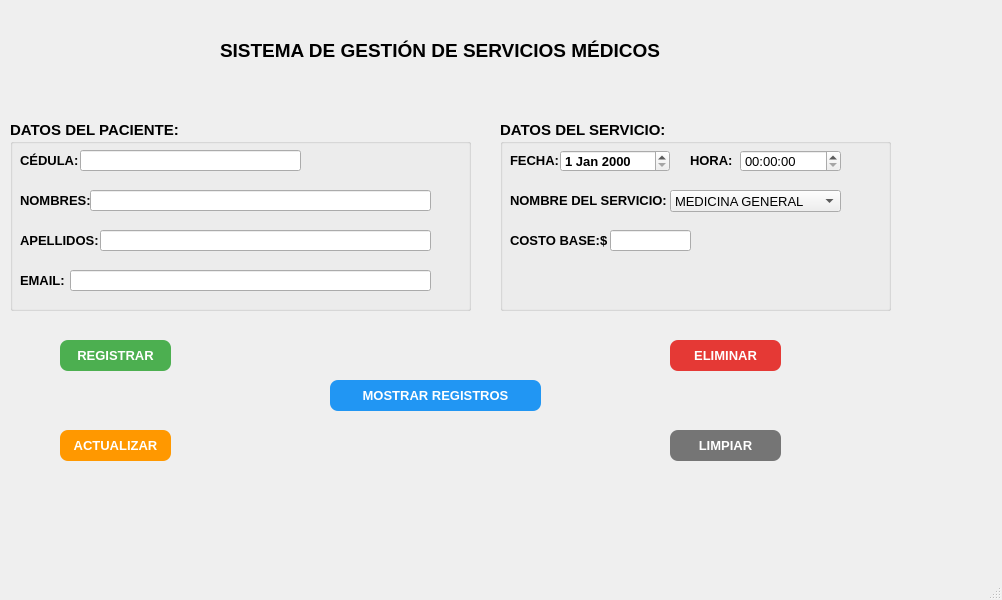
<?xml version="1.0" encoding="UTF-8"?>
<ui version="4.0">
 <class>Sistema_de_Gestion_Servicios_Medicos</class>
 <widget class="QMainWindow" name="Sistema_de_Gestion_Servicios_Medicos">
  <property name="geometry">
   <rect>
    <x>0</x>
    <y>0</y>
    <width>1002</width>
    <height>600</height>
   </rect>
  </property>
  <property name="windowTitle">
   <string>MainWindow</string>
  </property>
  <widget class="QWidget" name="centralwidget">
   <widget class="QPushButton" name="btn_registrar">
    <property name="geometry">
     <rect>
      <x>60</x>
      <y>340</y>
      <width>111</width>
      <height>31</height>
     </rect>
    </property>
    <property name="font">
     <font>
      <family>Arial</family>
      <pointsize>10</pointsize>
      <weight>75</weight>
      <bold>true</bold>
     </font>
    </property>
    <property name="styleSheet">
     <string notr="true">QPushButton{
    background-color: #4CAF50;
    color: white;
    border-radius: 8px;
    font-weight: bold;
}

QPushButton:hover{
    background-color: #45A049;
}</string>
    </property>
    <property name="text">
     <string>REGISTRAR</string>
    </property>
   </widget>
   <widget class="QPushButton" name="btn_limpiar">
    <property name="geometry">
     <rect>
      <x>670</x>
      <y>430</y>
      <width>111</width>
      <height>31</height>
     </rect>
    </property>
    <property name="font">
     <font>
      <family>Arial</family>
      <pointsize>10</pointsize>
      <weight>75</weight>
      <bold>true</bold>
     </font>
    </property>
    <property name="styleSheet">
     <string notr="true">QPushButton{
    background-color: #757575;
    color: white;
    border-radius: 8px;
    font-weight: bold;
}

QPushButton:hover{
    background-color: #616161;
}</string>
    </property>
    <property name="text">
     <string>LIMPIAR</string>
    </property>
   </widget>
   <widget class="QPushButton" name="btn_mostrar_informacion">
    <property name="geometry">
     <rect>
      <x>330</x>
      <y>380</y>
      <width>211</width>
      <height>31</height>
     </rect>
    </property>
    <property name="font">
     <font>
      <family>Arial</family>
      <pointsize>10</pointsize>
      <weight>75</weight>
      <bold>true</bold>
     </font>
    </property>
    <property name="styleSheet">
     <string notr="true">QPushButton{
    background-color: #2196F3;
    color: white;
    border-radius: 8px;
    font-weight: bold;
}

QPushButton:hover{
    background-color: #1976D2;
}</string>
    </property>
    <property name="text">
     <string>MOSTRAR REGISTROS</string>
    </property>
   </widget>
   <widget class="QLabel" name="lbl_titulo">
    <property name="geometry">
     <rect>
      <x>220</x>
      <y>40</y>
      <width>451</width>
      <height>20</height>
     </rect>
    </property>
    <property name="font">
     <font>
      <family>Arial</family>
      <pointsize>14</pointsize>
      <weight>75</weight>
      <italic>false</italic>
      <bold>true</bold>
      <underline>false</underline>
      <strikeout>false</strikeout>
     </font>
    </property>
    <property name="text">
     <string>SISTEMA DE GESTIÓN DE SERVICIOS MÉDICOS</string>
    </property>
   </widget>
   <widget class="QGroupBox" name="gb_paciente">
    <property name="geometry">
     <rect>
      <x>10</x>
      <y>120</y>
      <width>461</width>
      <height>191</height>
     </rect>
    </property>
    <property name="font">
     <font>
      <family>Arial</family>
      <pointsize>11</pointsize>
      <weight>75</weight>
      <bold>true</bold>
     </font>
    </property>
    <property name="title">
     <string>DATOS DEL PACIENTE:</string>
    </property>
    <widget class="QLabel" name="lbl_nombre">
     <property name="geometry">
      <rect>
       <x>10</x>
       <y>70</y>
       <width>71</width>
       <height>21</height>
      </rect>
     </property>
     <property name="font">
      <font>
       <family>Arial</family>
       <pointsize>10</pointsize>
       <weight>75</weight>
       <bold>true</bold>
      </font>
     </property>
     <property name="text">
      <string>NOMBRES:</string>
     </property>
    </widget>
    <widget class="QLineEdit" name="txt_nombre">
     <property name="geometry">
      <rect>
       <x>80</x>
       <y>70</y>
       <width>341</width>
       <height>21</height>
      </rect>
     </property>
     <property name="font">
      <font>
       <family>Arial</family>
       <pointsize>10</pointsize>
       <weight>50</weight>
       <bold>false</bold>
      </font>
     </property>
     <property name="maxLength">
      <number>60</number>
     </property>
    </widget>
    <widget class="QLabel" name="lbl_apellido">
     <property name="geometry">
      <rect>
       <x>10</x>
       <y>110</y>
       <width>81</width>
       <height>21</height>
      </rect>
     </property>
     <property name="font">
      <font>
       <family>Arial</family>
       <pointsize>10</pointsize>
       <weight>75</weight>
       <bold>true</bold>
      </font>
     </property>
     <property name="text">
      <string>APELLIDOS:</string>
     </property>
    </widget>
    <widget class="QLineEdit" name="txt_apellido_2">
     <property name="geometry">
      <rect>
       <x>90</x>
       <y>110</y>
       <width>331</width>
       <height>21</height>
      </rect>
     </property>
     <property name="font">
      <font>
       <family>Arial</family>
       <pointsize>10</pointsize>
       <weight>50</weight>
       <bold>false</bold>
      </font>
     </property>
    </widget>
    <widget class="QLabel" name="lbl_cedula">
     <property name="geometry">
      <rect>
       <x>10</x>
       <y>30</y>
       <width>61</width>
       <height>21</height>
      </rect>
     </property>
     <property name="font">
      <font>
       <family>Arial</family>
       <pointsize>10</pointsize>
       <weight>75</weight>
       <bold>true</bold>
      </font>
     </property>
     <property name="text">
      <string>CÉDULA:</string>
     </property>
    </widget>
    <widget class="QLineEdit" name="txt_cedula_2">
     <property name="geometry">
      <rect>
       <x>70</x>
       <y>30</y>
       <width>221</width>
       <height>21</height>
      </rect>
     </property>
     <property name="font">
      <font>
       <family>Arial</family>
       <pointsize>10</pointsize>
       <weight>50</weight>
       <bold>false</bold>
      </font>
     </property>
    </widget>
    <widget class="QLabel" name="lbl_email">
     <property name="geometry">
      <rect>
       <x>10</x>
       <y>150</y>
       <width>61</width>
       <height>20</height>
      </rect>
     </property>
     <property name="font">
      <font>
       <family>Arial</family>
       <pointsize>10</pointsize>
       <weight>75</weight>
       <bold>true</bold>
      </font>
     </property>
     <property name="text">
      <string>EMAIL:</string>
     </property>
    </widget>
    <widget class="QLineEdit" name="txt_email_2">
     <property name="geometry">
      <rect>
       <x>60</x>
       <y>150</y>
       <width>361</width>
       <height>21</height>
      </rect>
     </property>
     <property name="font">
      <font>
       <family>Arial</family>
       <pointsize>10</pointsize>
       <weight>50</weight>
       <bold>false</bold>
      </font>
     </property>
    </widget>
   </widget>
   <widget class="QPushButton" name="btn_actualizar">
    <property name="geometry">
     <rect>
      <x>60</x>
      <y>430</y>
      <width>111</width>
      <height>31</height>
     </rect>
    </property>
    <property name="font">
     <font>
      <family>Arial</family>
      <pointsize>10</pointsize>
      <weight>75</weight>
      <bold>true</bold>
     </font>
    </property>
    <property name="styleSheet">
     <string notr="true">QPushButton{
    background-color: #FF9800;
    color: white;
    border-radius: 8px;
    font-weight: bold;
}

QPushButton:hover{
    background-color: #F57C00;
}</string>
    </property>
    <property name="text">
     <string>ACTUALIZAR</string>
    </property>
   </widget>
   <widget class="QPushButton" name="btn_eliminar">
    <property name="geometry">
     <rect>
      <x>670</x>
      <y>340</y>
      <width>111</width>
      <height>31</height>
     </rect>
    </property>
    <property name="font">
     <font>
      <family>Arial</family>
      <pointsize>10</pointsize>
      <weight>75</weight>
      <bold>true</bold>
     </font>
    </property>
    <property name="styleSheet">
     <string notr="true">QPushButton{
    background-color: #E53935;
    color: white;
    border-radius: 8px;
    font-weight: bold;
}

QPushButton:hover{
    background-color: #C62828;
}</string>
    </property>
    <property name="text">
     <string>ELIMINAR</string>
    </property>
   </widget>
   <widget class="QGroupBox" name="gb_servicio">
    <property name="geometry">
     <rect>
      <x>500</x>
      <y>120</y>
      <width>391</width>
      <height>191</height>
     </rect>
    </property>
    <property name="font">
     <font>
      <family>Arial</family>
      <pointsize>11</pointsize>
      <weight>75</weight>
      <bold>true</bold>
     </font>
    </property>
    <property name="title">
     <string>DATOS DEL SERVICIO:</string>
    </property>
    <widget class="QLabel" name="lbl_servicio_nombre">
     <property name="geometry">
      <rect>
       <x>10</x>
       <y>70</y>
       <width>171</width>
       <height>20</height>
      </rect>
     </property>
     <property name="font">
      <font>
       <family>Arial</family>
       <pointsize>10</pointsize>
       <weight>75</weight>
       <bold>true</bold>
      </font>
     </property>
     <property name="text">
      <string>NOMBRE DEL SERVICIO:</string>
     </property>
    </widget>
    <widget class="QLabel" name="lbl_costo_base">
     <property name="geometry">
      <rect>
       <x>10</x>
       <y>110</y>
       <width>91</width>
       <height>21</height>
      </rect>
     </property>
     <property name="font">
      <font>
       <family>Arial</family>
       <pointsize>10</pointsize>
       <weight>75</weight>
       <bold>true</bold>
      </font>
     </property>
     <property name="text">
      <string>COSTO BASE:</string>
     </property>
    </widget>
    <widget class="QLineEdit" name="txt_costo_base">
     <property name="geometry">
      <rect>
       <x>110</x>
       <y>110</y>
       <width>81</width>
       <height>21</height>
      </rect>
     </property>
     <property name="font">
      <font>
       <family>Arial</family>
       <pointsize>10</pointsize>
       <weight>50</weight>
       <bold>false</bold>
      </font>
     </property>
     <property name="text">
      <string/>
     </property>
     <property name="maxLength">
      <number>4</number>
     </property>
     <property name="readOnly">
      <bool>true</bool>
     </property>
    </widget>
    <widget class="QComboBox" name="cmb_servicio">
     <property name="geometry">
      <rect>
       <x>170</x>
       <y>70</y>
       <width>171</width>
       <height>22</height>
      </rect>
     </property>
     <property name="font">
      <font>
       <family>Arial</family>
       <pointsize>10</pointsize>
       <weight>50</weight>
       <bold>false</bold>
      </font>
     </property>
     <item>
      <property name="text">
       <string>MEDICINA GENERAL</string>
      </property>
     </item>
     <item>
      <property name="text">
       <string>OFTALMOLOGÍA</string>
      </property>
     </item>
     <item>
      <property name="text">
       <string>CARDIOLOGÍA</string>
      </property>
     </item>
     <item>
      <property name="text">
       <string>ODONTOLOGÍA</string>
      </property>
     </item>
     <item>
      <property name="text">
       <string>PEDIATRÍA</string>
      </property>
     </item>
     <item>
      <property name="text">
       <string>LABORATORIO</string>
      </property>
     </item>
     <item>
      <property name="text">
       <string>FISIOTERAPIA</string>
      </property>
     </item>
     <item>
      <property name="text">
       <string>EMERGENCIAS</string>
      </property>
     </item>
    </widget>
    <widget class="QLabel" name="label">
     <property name="geometry">
      <rect>
       <x>100</x>
       <y>110</y>
       <width>16</width>
       <height>21</height>
      </rect>
     </property>
     <property name="font">
      <font>
       <pointsize>10</pointsize>
      </font>
     </property>
     <property name="text">
      <string>$</string>
     </property>
    </widget>
    <widget class="QLabel" name="lbl_fecha">
     <property name="geometry">
      <rect>
       <x>10</x>
       <y>30</y>
       <width>51</width>
       <height>20</height>
      </rect>
     </property>
     <property name="font">
      <font>
       <pointsize>10</pointsize>
      </font>
     </property>
     <property name="text">
      <string>FECHA:</string>
     </property>
    </widget>
    <widget class="QDateEdit" name="date_fecha">
     <property name="geometry">
      <rect>
       <x>60</x>
       <y>30</y>
       <width>110</width>
       <height>22</height>
      </rect>
     </property>
     <property name="font">
      <font>
       <family>Arial</family>
       <pointsize>10</pointsize>
      </font>
     </property>
    </widget>
    <widget class="QLabel" name="lbl_hora">
     <property name="geometry">
      <rect>
       <x>190</x>
       <y>30</y>
       <width>47</width>
       <height>21</height>
      </rect>
     </property>
     <property name="font">
      <font>
       <pointsize>10</pointsize>
      </font>
     </property>
     <property name="text">
      <string>HORA:</string>
     </property>
    </widget>
    <widget class="QTimeEdit" name="time_hora">
     <property name="geometry">
      <rect>
       <x>240</x>
       <y>30</y>
       <width>101</width>
       <height>22</height>
      </rect>
     </property>
     <property name="font">
      <font>
       <family>Arial</family>
       <pointsize>10</pointsize>
       <weight>50</weight>
       <bold>false</bold>
      </font>
     </property>
    </widget>
   </widget>
  </widget>
  <widget class="QMenuBar" name="menubar">
   <property name="geometry">
    <rect>
     <x>0</x>
     <y>0</y>
     <width>1002</width>
     <height>21</height>
    </rect>
   </property>
  </widget>
  <widget class="QStatusBar" name="statusbar"/>
 </widget>
 <resources/>
 <connections/>
</ui>
